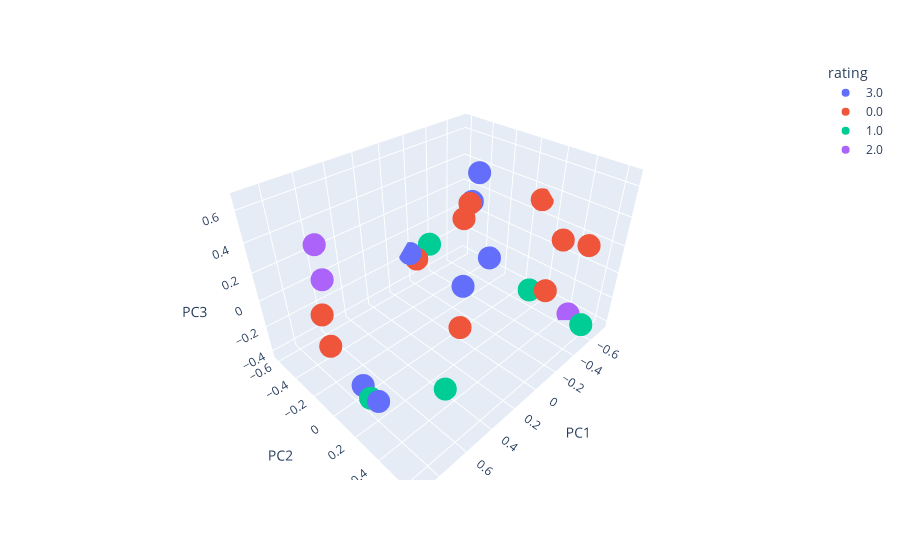

This figure's notebook cell:
### Code cell
df = df_pos_init
df["rating"] = df["rating"].astype("category")
fig = px.scatter_3d(df, x='PC1', y='PC2', z='PC3', color='rating')
fig.show()

### Figure 1 — Plotly figure (JSON) as saved in the notebook; plotly's stock layout.template omitted (floating-point values rounded to 4 significant figures)
{"data": [{"hovertemplate": "rating=3.0<br>PC1=%{x}<br>PC2=%{y}<br>PC3=%{z}<extra></extra>", "legendgroup": "3.0", "marker": {"color": "#636efa", "symbol": "circle"}, "mode": "markers", "name": "3.0", "scene": "scene", "showlegend": true, "type": "scatter3d", "x": [0.02043, -0.4584, -0.6756, -0.6027, 0.7305, -0.1738, 0.8625], "y": [0.09572, -0.2241, -0.4721, -0.2194, -0.02378, -0.616, 0.3142], "z": [0.0118, 0.4962, 0.119, -0.2269, -0.3978, -0.173, -0.1447]}, {"hovertemplate": "rating=0.0<br>PC1=%{x}<br>PC2=%{y}<br>PC3=%{z}<extra></extra>", "legendgroup": "0.0", "marker": {"color": "#EF553B", "symbol": "circle"}, "mode": "markers", "name": "0.0", "scene": "scene", "showlegend": true, "type": "scatter3d", "x": [0.9045, 0.1922, -0.6546, -0.01257, -0.5136, 0.1313, -0.2069, -0.5108, -0.7345, 0.8572], "y": [0.003822, 0.2375, -0.5313, 0.6437, 0.5859, 0.2309, -0.5807, 0.4161, 0.08899, -0.1181], "z": [0.05243, -0.1224, -0.04099, 0.2586, 0.2834, 0.6645, -0.2211, 0.2476, 0.3165, 0.1595]}, {"hovertemplate": "rating=1.0<br>PC1=%{x}<br>PC2=%{y}<br>PC3=%{z}<extra></extra>", "legendgroup": "1.0", "marker": {"color": "#00cc96", "symbol": "circle"}, "mode": "markers", "name": "1.0", "scene": "scene", "showlegend": true, "type": "scatter3d", "x": [-0.5453, 0.5628, -0.3366, -0.6675, 0.7817], "y": [0.6179, 0.4869, -0.5794, 0.1151, 0.1181], "z": [-0.3221, -0.1548, -0.1495, -0.3779, -0.3493]}, {"hovertemplate": "rating=2.0<br>PC1=%{x}<br>PC2=%{y}<br>PC3=%{z}<extra></extra>", "legendgroup": "2.0", "marker": {"color": "#ab63fa", "symbol": "circle"}, "mode": "markers", "name": "2.0", "scene": "scene", "showlegend": true, "type": "scatter3d", "x": [0.7309, 0.6158, -0.6855], "y": [-0.2899, -0.526, 0.4425], "z": [0.23, 0.2973, -0.4203]}], "layout": {"legend": {"title": {"text": "rating"}, "tracegroupgap": 0}, "margin": {"t": 60}, "scene": {"domain": {"x": [0, 1], "y": [0, 1]}, "xaxis": {"title": {"text": "PC1"}}, "yaxis": {"title": {"text": "PC2"}}, "zaxis": {"title": {"text": "PC3"}}}}}
